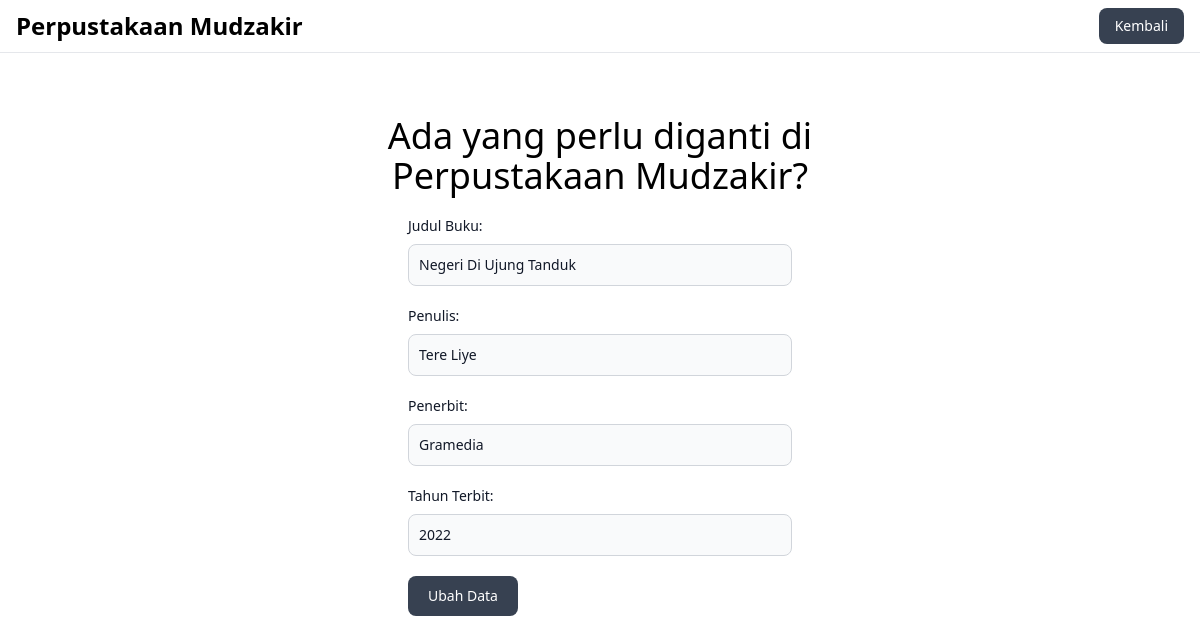
/FormUbahBuku.php?kode=10, run on the app's committed database.
### tables this page shows
CREATE TABLE `buku` (
  `id_buku` int(11) NOT NULL,
  `judul_buku` varchar(500) NOT NULL,
  `penulis` varchar(500) NOT NULL,
  `penerbit` varchar(250) NOT NULL,
  `tahun_terbit` int(11) NOT NULL
);

### FormUbahBuku.php (the view, shortened to what this page needs)
<?php
include_once "Model.php";
$sql = mysqli_query($koneksi, "SELECT * FROM buku WHERE id_buku='$_GET[kode]'");
$data = mysqli_fetch_array($sql);
?>
<!DOCTYPE html>
<html lang="en">
    <head>
        <script src="https://cdn.tailwindcss.com"></script>
    </head>
    <body>
        <nav class="bg-white dark:bg-gray-900 fixed w-full z-20 top-0 start-0 border-b border-gray-200 dark:border-gray-600">
            <div class="max-w-screen-xl mx-auto px-4 py-2 flex items-center justify-between">
                <h1 class="text-2xl font-bold text-black dark:text-white">
                    Perpustakaan Mudzakir
                </h1>
                <a href="Buku.php">
                    <button type="button" class="text-white bg-gray-700 hover:bg-gray-400 font-medium rounded-lg text-sm px-4 py-2 text-center dark:bg-gray-600 dark:hover:bg-blue-700 dark:focus:ring-gray-800">
                        Kembali
                    </button>
                </a>
            </div>
        </nav>
        <div class="mt-24 mx-auto w-2/4 h-auto">
            <div class="text-4xl p-5 text-black text-center">
                <h3>Ada yang perlu diganti di</h3>
                <h3>Perpustakaan Mudzakir?</h3>
            </div>
            <form class="max-w-sm mx-auto" method="post">
                    <div class="mb-5">
                        <label class="block mb-2 text-sm font-medium text-gray-900 dark:text-white">Judul Buku:</label>
                        <input type="text" name="judul_buku" value="<?php echo "$data[judul_buku]"?>" class="bg-gray-50 border border-gray-300 text-gray-900 text-sm rounded-lg focus:ring-blue-500 focus:border-blue-500 block w-full p-2.5 dark:bg-gray-700 dark:border-gray-600 dark:placeholder-gray-400 dark:text-white dark:focus:ring-blue-500 dark:focus:border-blue-500" placeholder="Ghani Mudzakir" required />
                    </div>
                    <div class="mb-5">
                        <label class="block mb-2 text-sm font-medium text-gray-900 dark:text-white">Penulis:</label>
                        <input type="text" name="penulis" value="<?php echo "$data[penulis]"?>" class="bg-gray-50 border border-gray-300 text-gray-900 text-sm rounded-lg focus:ring-blue-500 focus:border-blue-500 block w-full p-2.5 dark:bg-gray-700 dark:border-gray-600 dark:placeholder-gray-400 dark:text-white dark:focus:ring-blue-500 dark:focus:border-blue-500" placeholder="Ghani Mudzakir" required />
                    </div>
                    <div class="mb-5">
                        <label class="block mb-2 text-sm font-medium text-gray-900 dark:text-white">Penerbit:</label>
                        <input type="text", name="penerbit" value="<?php echo "$data[penerbit]"?>" class="bg-gray-50 border border-gray-300 text-gray-900 text-sm rounded-lg focus:ring-blue-500 focus:border-blue-500 block w-full p-2.5 dark:bg-gray-700 dark:border-gray-600 dark:placeholder-gray-400 dark:text-white dark:focus:ring-blue-500 dark:focus:border-blue-500" placeholder="Ghani Mudzakir" required />
                    </div>
                    <div class="mb-5">
                        <label class="block mb-2 text-sm font-medium text-gray-900 dark:text-white">Tahun Terbit:</label>
                        <input type="text", name="tahun_terbit" value="<?php echo "$data[tahun_terbit]"?>" class="bg-gray-50 border border-gray-300 text-gray-900 text-sm rounded-lg focus:ring-blue-500 focus:border-blue-500 block w-full p-2.5 dark:bg-gray-700 dark:border-gray-600 dark:placeholder-gray-400 dark:text-white dark:focus:ring-blue-500 dark:focus:border-blue-500" placeholder="Ghani Mudzakir" required />
                    </div>
                    <div class="mb-5">
                        <button name="kirim" class="text-white bg-gray-700 hover:bg-gray-400 focus:ring-4 focus:outline-none focus:ring-blue-300 font-medium rounded-lg text-sm w-full sm:w-auto px-5 py-2.5 text-center dark:bg-blue-600 dark:hover:bg-blue-700 dark:focus:ring-blue-800">Ubah Data</button>
                    </div>
            </form>
        </div>
    </body>
</html>

### data on the page
buku: judul_buku "Negeri Di Ujung Tanduk", penulis "Tere Liye", penerbit "Gramedia", tahun_terbit "2022"
